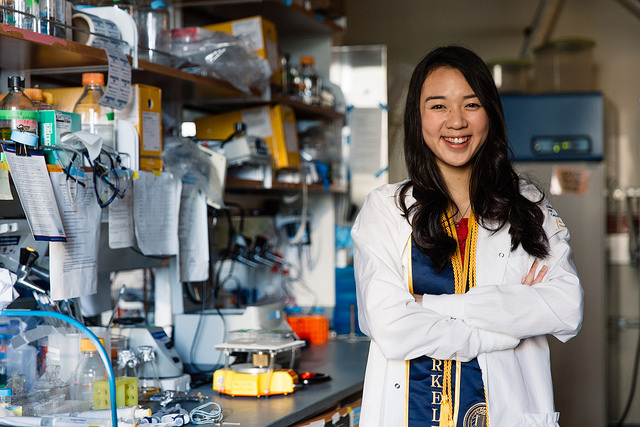
#> input picture code/visual/lab.jpg, 640 x 427 px
$ python object_detector.py
#> lines starting #> are read from the running program, lines starting #| are printed output that depends on the picture; long printed decimals are rounded
import sys
sys.path.append('/usr/local/lib/python2.7/site-packages')
import numpy as np
import math
import cv2

object_cascade = cv2.CascadeClassifier('haarcascade_frontalface_default.xml')
inner_cascade = cv2.CascadeClassifier('haarcascade_eye.xml')
font = cv2.FONT_HERSHEY_SIMPLEX

class Object_Detector:
    def __init__(self, file, classifier, thresh=.45):
#> called with file = 'lab.jpg', thresh = 0.45
        self.file = file
        self.image = cv2.imread(file)
#> self.image is the input picture: shape (427, 640, 3); mean B, G, R 111.9, 115.3, 116.3
        self.classifier = classifier
        self.thresh = thresh

    def is_found(self, rec, img):
        print(rec / img)
        if rec / img >= self.thresh:
            print("Found")
            x, y = self.find_image_center()
            cv2.putText(self.image, "FOUND", (x, y), font, 1,(0,255,0),2)
        else:
            print(self.image.shape)

    def find_image_center(self):
        x, y, z = self.image.shape
        return (int(y/2), int(x/2))

    def find_perspective(self):
        x, y, z = self.image.shape
#> x = 427; y = 640; z = 3
        return (int(y/2), int(x))

    def draw_dot(self, img, point, circ_size):
        x, y = point
        cv2.circle(img, (x, y), circ_size, (255,0,0), -1)

    def find_area(self, b, h):
        return b * h

    def find_obj(self):
        img = self.image
        (center_x, center_y) = self.find_perspective()
#> center_x = 320; center_y = 427
        img_w, img_h, img_c = self.image.shape
#> img_w = 427; img_h = 640; img_c = 3
        img_size = self.find_area(img_w, img_h)
#> img_size = 273280
        gray = cv2.cvtColor(img, cv2.COLOR_BGR2GRAY)

        objects = self.classifier.detectMultiScale(gray, 1.3, 5)
#> objects = [[411, 73, 83, 83]]
        # print(objects)
        (rec_center_x, rec_center_y) = (0, 0)
        rec_area = 0
        for (x,y,w,h) in objects:
            box = cv2.rectangle(img,(x,y),(x+w,y+h),(255,0,0),2) # Originally had "img ="
            rec_area = self.find_area(w, h)
            (rec_center_x, rec_center_y) = self.find_rectangle_center((x, y, w, h))
            # print (rec_center_x, rec_center_y)
            roi_gray = gray[y:y+h, x:x+w]
            roi_color = img[y:y+h, x:x+w]
#> this loop made 1 pass
#> (rec_area, center_x in find_rectangle_center, center_y in find_rectangle_center, rec_center_x) on pass 1: (6889, 452.5, 114.5, 452)
#> pass 1, in find_obj, `roi_color = img[y:y+h, x:x+w]`:
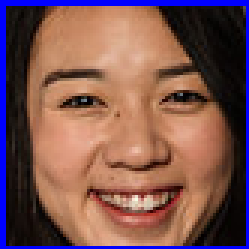
#> roi_color: shape (83, 83, 3) (shown 3 times larger); mean B, G, R 81.9, 84.2, 122.7
            # inners = inner_cascade.detectMultiScale(roi_gray)
            # for (ex,ey,ew,eh) in inners:
            #     cv2.rectangle(roi_color,(ex,ey),(ex+ew,ey+eh),(0,255,0),2)

        object_centers = [(x + (w / 2), y + (h / 2)) for (x, y , w, h) in objects]
#> object_centers = [(452.5, 114.5)]
        self.draw_dot(self.image, (center_x, center_y), 10)
        self.draw_dot(self.image, (rec_center_x, rec_center_y), 10)

        ang = self.angle_between_points((center_x, center_y), (rec_center_x, rec_center_y))
#> ang = 22.87
        print(ang)
#| 22.866
        cv2.line(self.image, (center_x, 0), (center_x, center_y), (0,0,255), 3, -1)
        cv2.putText(self.image, str(int(ang)) + ' degrees', (center_x + 50, center_y - 50), font, 1,(0,0,255),2)

        self.is_found(rec_area, img_size)
#| 0.02521
#| (427, 640, 3)


        cv2.imshow('img', self.image)
        cv2.waitKey(0)
        cv2.destroyAllWindows()

    def find_rectangle_center(self, rec):
        x, y, w, h = rec
        center_x = x + w / 2
        center_y = y + h / 2
        return (int(center_x), int(center_y))

    def find_degrees(self, x, y):
        return math.degrees(math.atan(y/x))


    # Our use case implies p1 is the center of image and p2 is the center of object.
    def angle_between_points(self, p1, p2):
        p1_x, p1_y = p1
        p2_x, p2_y = p2
        # print("p1 is ", p1)
        # print("p2 is ", p2)
        flip = False

        if (p2_x < p1_x):
            flip = True

        delta_y = p1_y - p2_y
        # delta_x = temp_x1 - temp_x0
        delta_x = p2_x - p1_x

        cv2.line(self.image, p1, p2, (0,0,255), 3, -1)

        # print(delta_x, delta_y)

        deg = self.find_degrees(delta_x, delta_y)

        # If flip is true, this means we need to transform our angle to be negative.
        if flip:
            deg = 90 - (180 + deg)
        else:
            deg = 90 - deg

        return deg


finder = Object_Detector('lab.jpg', object_cascade)
# finder = Object_Detector('croissant.jpg', object_cascade)
# finder = Object_Detector('face_gradient.png', object_cascade)
# finder = Object_Detector('zoom.jpg', object_cascade)

finder.find_obj()
c1 = Object_Detector('curry1.jpg', object_cascade)
#> call 2 of __init__, with file = 'curry1.jpg', thresh = 0.45
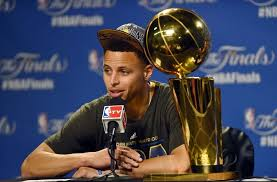
#> input picture code/visual/curry1.jpg, 277 x 182 px
#> in __init__, self.image is the input picture: shape (182, 277, 3); mean B, G, R 85.6, 70.6, 70.3
c1.find_obj()
#> in find_obj (call 2), `gray = cv2.cvtColor(img, cv2.COLOR_BGR2GRAY)`:
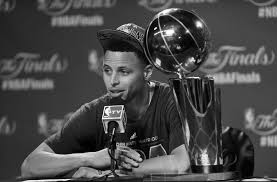
#> gray: shape (182, 277); min 0, max 254, mean 72.2
#> in find_obj (call 2), `objects = self.classifier.detectMultiScale(gray, 1.3, 5)`: objects = [[91, 52, 50, 50]]
#> the loop in find_obj (call 2), `for (x,y,w,h) in objects:` made 1 pass
#> (rec_area, center_x in find_rectangle_center, center_y in find_rectangle_center, rec_center_x) on pass 1: (2500, 116, 77, 116)
#> in find_obj (call 2), `object_centers = [(x + (w / 2), y + (h / 2)) for (x, y , w, h) in obje..`: object_centers = [(116, 77)]
#> in find_obj (call 2), `ang = self.angle_between_points((center_x, center_y), (rec_center_x, r..`: ang = -11.83
#| -11.834
#| 0.04959
#| (182, 277, 3)
c2 = Object_Detector('curry2.jpg', object_cascade, .42)
#> call 3 of __init__, with file = 'curry2.jpg', thresh = 0.42
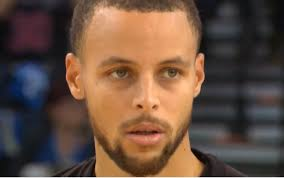
#> input picture code/visual/curry2.jpg, 284 x 178 px
#> in __init__, self.image is the input picture: shape (178, 284, 3); mean B, G, R 65.1, 79.8, 104.3
c2.find_obj()
#> in find_obj (call 3), `gray = cv2.cvtColor(img, cv2.COLOR_BGR2GRAY)`:
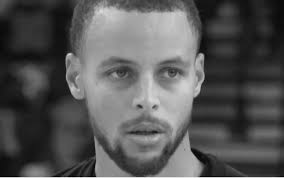
#> gray: shape (178, 284); min 0, max 235, mean 85.5
#> in find_obj (call 3), `objects = self.classifier.detectMultiScale(gray, 1.3, 5)`: objects = [[70, 16, 146, 146]]
#> the loop in find_obj (call 3), `for (x,y,w,h) in objects:` made 1 pass
#> (rec_area, center_x in find_rectangle_center, center_y in find_rectangle_center, rec_center_x) on pass 1: (21316, 143, 89, 143)
#> pass 1, in find_obj (call 3), `roi_color = img[y:y+h, x:x+w]`:
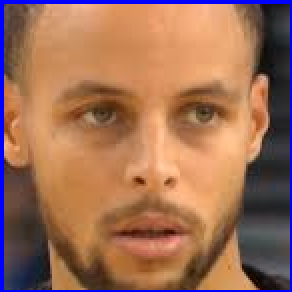
#> roi_color: shape (146, 146, 3) (shown 2 times larger); mean B, G, R 86.4, 110.4, 157.5
#> in find_obj (call 3), `object_centers = [(x + (w / 2), y + (h / 2)) for (x, y , w, h) in obje..`: object_centers = [(143, 89)]
#> in find_obj (call 3), `ang = self.angle_between_points((center_x, center_y), (rec_center_x, r..`: ang = 0.644
#| 0.6437
#> call 3 of is_found, with rec = 21316, img = 50552
#| 0.4217
#> in is_found (call 3), `cv2.putText(self.image, "FOUND", (x, y), font, 1,(0,255,0),2)`:
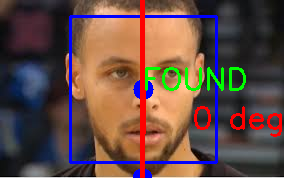
#> self.image: shape (178, 284, 3); mean B, G, R 68.9, 76, 101.3
